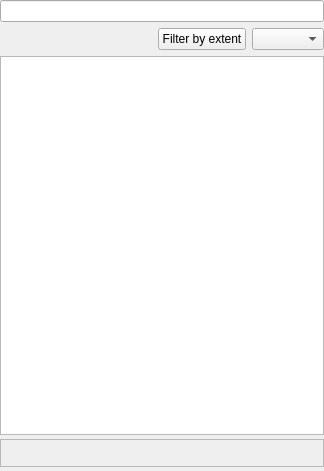
<?xml version="1.0" encoding="UTF-8"?>
<ui version="4.0">
 <class>QmsServiceToolbox</class>
 <widget class="QDockWidget" name="QmsServiceToolbox">
  <property name="geometry">
   <rect>
    <x>0</x>
    <y>0</y>
    <width>324</width>
    <height>471</height>
   </rect>
  </property>
  <property name="windowTitle">
   <string>Search QMS</string>
  </property>
  <widget class="QWidget" name="dockWidgetContents">
   <layout class="QVBoxLayout" name="verticalLayout">
    <property name="spacing">
     <number>4</number>
    </property>
    <property name="leftMargin">
     <number>0</number>
    </property>
    <property name="topMargin">
     <number>0</number>
    </property>
    <property name="rightMargin">
     <number>0</number>
    </property>
    <property name="bottomMargin">
     <number>4</number>
    </property>
    <item>
     <layout class="QVBoxLayout" name="verticalLayout_2">
      <property name="spacing">
       <number>6</number>
      </property>
      <property name="bottomMargin">
       <number>0</number>
      </property>
      <item>
       <widget class="QgsFilterLineEdit" name="txtSearch">
        <property name="toolTip">
         <string>Enter part of service's name</string>
        </property>
       </widget>
      </item>
      <item>
       <widget class="QFrame" name="horizontalFrame">
        <property name="lineWidth">
         <number>0</number>
        </property>
        <layout class="QHBoxLayout" name="horizontalLayout">
         <property name="spacing">
          <number>6</number>
         </property>
         <property name="leftMargin">
          <number>0</number>
         </property>
         <property name="topMargin">
          <number>0</number>
         </property>
         <property name="rightMargin">
          <number>0</number>
         </property>
         <property name="bottomMargin">
          <number>0</number>
         </property>
         <item>
          <spacer name="horizontalSpacer">
           <property name="orientation">
            <enum>Qt::Horizontal</enum>
           </property>
           <property name="sizeHint" stdset="0">
            <size>
             <width>40</width>
             <height>20</height>
            </size>
           </property>
          </spacer>
         </item>
         <item>
          <widget class="QPushButton" name="btnFilterByExtent">
           <property name="text">
            <string>Filter by extent</string>
           </property>
           <property name="checkable">
            <bool>true</bool>
           </property>
           <property name="checked">
            <bool>false</bool>
           </property>
          </widget>
         </item>
         <item>
          <widget class="QComboBox" name="cmbStatusFilter"/>
         </item>
        </layout>
       </widget>
      </item>
      <item>
       <widget class="QListWidget" name="lstSearchResult">
        <property name="sizePolicy">
         <sizepolicy hsizetype="Expanding" vsizetype="Expanding">
          <horstretch>0</horstretch>
          <verstretch>0</verstretch>
         </sizepolicy>
        </property>
        <property name="alternatingRowColors">
         <bool>true</bool>
        </property>
        <property name="iconSize">
         <size>
          <width>24</width>
          <height>24</height>
         </size>
        </property>
       </widget>
      </item>
     </layout>
    </item>
    <item>
     <widget class="QFrame" name="newsFrame">
      <property name="styleSheet">
       <string notr="true"/>
      </property>
      <property name="frameShape">
       <enum>QFrame::StyledPanel</enum>
      </property>
      <property name="frameShadow">
       <enum>QFrame::Raised</enum>
      </property>
      <layout class="QVBoxLayout" name="verticalLayout_3">
       <property name="spacing">
        <number>0</number>
       </property>
       <property name="leftMargin">
        <number>0</number>
       </property>
       <property name="topMargin">
        <number>6</number>
       </property>
       <property name="rightMargin">
        <number>0</number>
       </property>
       <property name="bottomMargin">
        <number>6</number>
       </property>
       <item>
        <widget class="QLabel" name="newsLabel">
         <property name="styleSheet">
          <string notr="true"/>
         </property>
         <property name="text">
          <string/>
         </property>
         <property name="alignment">
          <set>Qt::AlignCenter</set>
         </property>
         <property name="margin">
          <number>0</number>
         </property>
         <property name="openExternalLinks">
          <bool>true</bool>
         </property>
        </widget>
       </item>
      </layout>
     </widget>
    </item>
   </layout>
  </widget>
 </widget>
 <customwidgets>
  <customwidget>
   <class>QgsFilterLineEdit</class>
   <extends>QLineEdit</extends>
   <header>qgsfilterlineedit.h</header>
  </customwidget>
 </customwidgets>
 <resources/>
 <connections/>
</ui>
